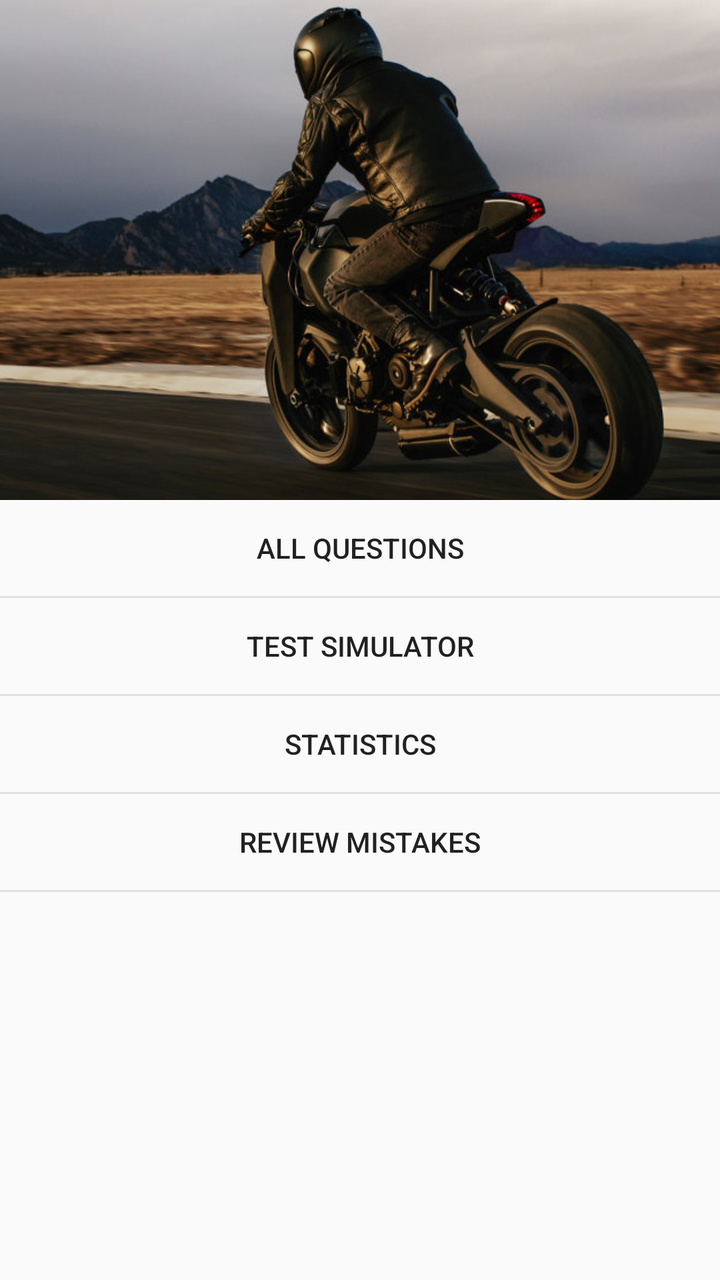
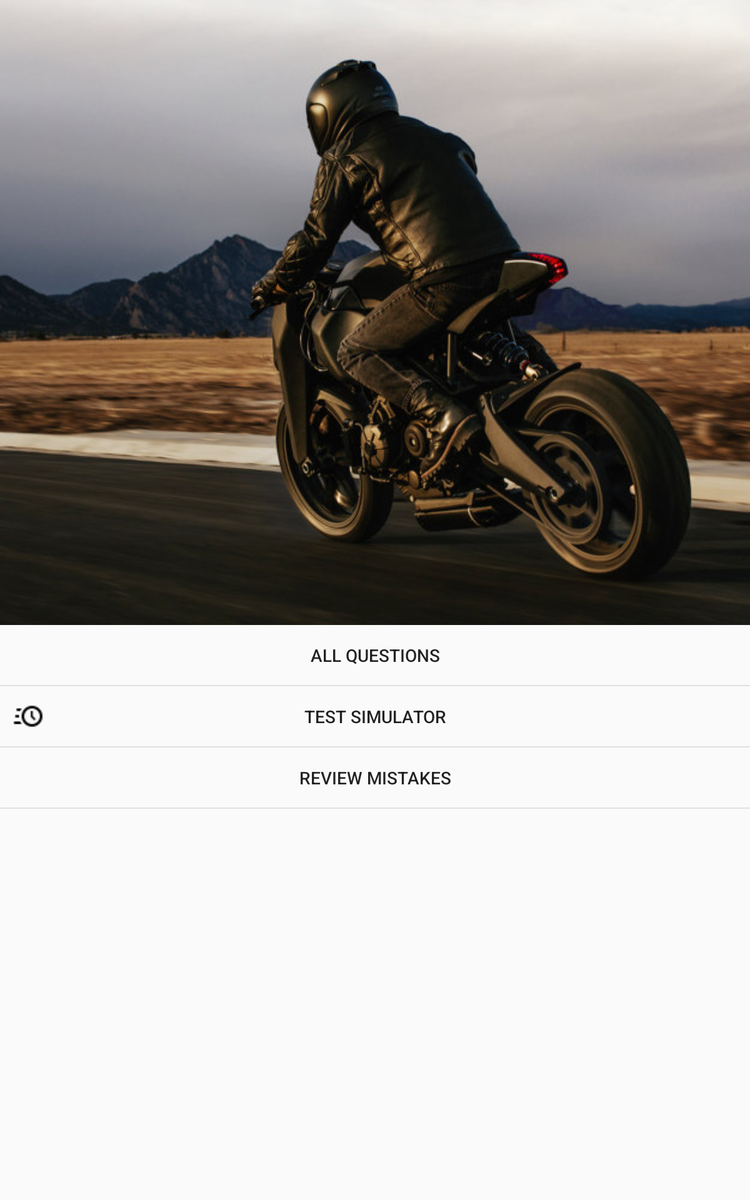

Compare how this app lays out the same screen by default and in its alternative resource folder. The renders come first, then the two layout files and the values they reference.
<!-- AndroidManifest.xml: application theme Theme.MyTheme -->
<!-- res/layout/fragment_menu_motorbike.xml -->
<?xml version="1.0" encoding="utf-8"?>
<ScrollView xmlns:android="http://schemas.android.com/apk/res/android"
    xmlns:tools="http://schemas.android.com/tools"
    android:layout_width="match_parent"
    android:layout_height="match_parent"
    tools:context=".MainActivity">

    <LinearLayout
        android:layout_width="match_parent"
        android:layout_height="wrap_content"
        android:orientation="vertical">


        <ImageView
            android:id="@+id/main_screen_image"
            android:layout_width="match_parent"
            android:layout_height="250dp"
            android:contentDescription="@string/main_menu_img_description"
            android:scaleType="centerCrop"
            android:src="@drawable/bike_card" />

        
        
        
        <Button
            android:id="@+id/btn_menu_mb_questions"
            style="?android:attr/borderlessButtonStyle"
            android:layout_width="match_parent"
            android:layout_height="wrap_content"
            android:gravity="center"
            android:text="@string/menu_questions" />

        <View
            android:layout_width="match_parent"
            android:layout_height="1dp"
            android:background="@color/separator" />

        <Button
            android:id="@+id/btn_menu_mb_test"
            style="?android:attr/borderlessButtonStyle"
            android:layout_width="match_parent"
            android:layout_height="wrap_content"
            android:gravity="center"
            android:text="@string/menu_test" />

        <View
            android:layout_width="match_parent"
            android:layout_height="1dp"
            android:background="@color/separator" />
        <Button
            android:id="@+id/btn_menu_mb_statistics"
            style="?android:attr/borderlessButtonStyle"
            android:layout_width="match_parent"
            android:layout_height="wrap_content"
            android:gravity="center"
            android:text="@string/menu_statistics" />

        <View
            android:layout_width="match_parent"
            android:layout_height="1dp"
            android:background="@color/separator" />
        <Button
            android:id="@+id/btn_menu_mb_review"
            style="?android:attr/borderlessButtonStyle"
            android:layout_width="match_parent"
            android:layout_height="wrap_content"
            android:gravity="center"
            android:text="@string/menu_review" />

        <View
            android:layout_width="match_parent"
            android:layout_height="1dp"
            android:background="@color/separator" />

    </LinearLayout>
</ScrollView>
<!-- resources referenced by this layout -->
<resources>
  <color name="separator">#E0E0E0</color>
  <!-- drawable bike_card: jpg bitmap (drawable, 69580 bytes) -->
  <string name="main_menu_img_description">NZ Driving Test App</string>
  <string name="menu_questions">All Questions</string>
  <string name="menu_review">Review Mistakes</string>
  <string name="menu_statistics">Statistics</string>
  <string name="menu_test">Test Simulator</string>
  <style name="Theme.MyTheme" parent="Theme.AppCompat.Light.DarkActionBar">
          
          <item name="colorPrimaryDark">@color/material_yellow_800</item>
          <item name="colorPrimary">@color/material_yellow_700</item>
          <item name="colorAccent">@color/material_yellow_600</item>
      </style>
  <color name="material_yellow_800">#F9A825</color>
  <color name="material_yellow_700">#FBC02D</color>
  <color name="material_yellow_600">#FDD835</color>
</resources>
<!-- res/layout-sw600dp/fragment_menu_motorbike.xml (the repository's variant of the layout above) -->
<!-- drawn on a 7-inch tablet held upright -->
<?xml version="1.0" encoding="utf-8"?>
<ScrollView xmlns:android="http://schemas.android.com/apk/res/android"
    xmlns:tools="http://schemas.android.com/tools"
    android:layout_width="match_parent"
    android:layout_height="match_parent">

    <LinearLayout
        android:layout_width="match_parent"
        android:layout_height="wrap_content"
        android:orientation="vertical">


        <ImageView
            android:id="@+id/main_screen_image"
            android:layout_width="match_parent"
            android:layout_height="500dp"
            android:contentDescription="@string/main_menu_img_description"
            android:scaleType="centerCrop"
            android:src="@drawable/bike_card" />

        
        
        <RelativeLayout
            android:layout_width="match_parent"
            android:layout_height="wrap_content"
            android:layout_gravity="center_vertical">

            <ImageView
                android:id="@+id/iv_mb_question"
                android:layout_width="35dp"
                android:layout_height="35dp"
                android:scaleType="fitCenter"
                android:layout_centerVertical="true"
                android:paddingLeft="10dp"
                android:src="@drawable/ic_questions"
                tools:ignore="ContentDescription,RtlHardcoded,RtlSymmetry" />

            <Button
                android:id="@+id/btn_menu_mb_questions"
                style="?android:attr/borderlessButtonStyle"
                android:layout_width="match_parent"
                android:layout_height="wrap_content"

                android:gravity="center"
                android:text="@string/menu_questions" />
        </RelativeLayout>

        <View
            android:layout_width="match_parent"
            android:layout_height="1dp"
            android:background="@color/separator" />

        <RelativeLayout
            android:layout_width="match_parent"
            android:layout_height="wrap_content"
            android:layout_gravity="center_vertical">

            <ImageView
                android:id="@+id/iv_mb_test"
                android:layout_width="35dp"
                android:layout_height="35dp"
                android:scaleType="fitCenter"
                android:layout_centerVertical="true"
                android:paddingLeft="10dp"
                android:src="@drawable/ic_test"
                tools:ignore="ContentDescription,RtlHardcoded,RtlSymmetry" />

            <Button
                android:id="@+id/btn_menu_mb_test"
                style="?android:attr/borderlessButtonStyle"
                android:layout_width="match_parent"
                android:layout_height="wrap_content"
                android:gravity="center"
                android:text="@string/menu_test" />
        </RelativeLayout>

        <View
            android:layout_width="match_parent"
            android:layout_height="1dp"
            android:background="@color/separator" />

        <RelativeLayout
            android:layout_width="match_parent"
            android:layout_height="wrap_content"
            android:layout_gravity="center_vertical">

            <ImageView
                android:id="@+id/iv_mb_review"
                android:layout_width="35dp"
                android:layout_height="35dp"
                android:scaleType="fitCenter"
                android:layout_centerVertical="true"
                android:paddingLeft="10dp"
                android:src="@drawable/ic_review"
                tools:ignore="ContentDescription,RtlHardcoded,RtlSymmetry" />

            <Button
                android:id="@+id/btn_menu_mb_review"
                style="?android:attr/borderlessButtonStyle"
                android:layout_width="match_parent"
                android:layout_height="wrap_content"
                android:gravity="center"
                android:text="@string/menu_review" />
        </RelativeLayout>

        <View
            android:layout_width="match_parent"
            android:layout_height="1dp"
            android:background="@color/separator" />

    </LinearLayout>
</ScrollView>
<!-- resources referenced by the variant -->
<!-- as a 7-inch tablet held upright resolves them -->
<resources>
  <color name="separator">#E0E0E0</color>
  <!-- drawable bike_card: jpg bitmap (drawable, 69580 bytes) -->
  <!-- drawable ic_test: png bitmap (drawable, 381 bytes) -->
  <string name="main_menu_img_description">NZ Driving Test App</string>
  <string name="menu_questions">All Questions</string>
  <string name="menu_review">Review Mistakes</string>
  <string name="menu_test">Test Simulator</string>
  <style name="Theme.MyTheme" parent="Theme.AppCompat.Light.DarkActionBar">
          
          <item name="colorPrimaryDark">@color/material_yellow_800</item>
          <item name="colorPrimary">@color/material_yellow_700</item>
          <item name="colorAccent">@color/material_yellow_600</item>
      </style>
  <color name="material_yellow_800">#F9A825</color>
  <color name="material_yellow_700">#FBC02D</color>
  <color name="material_yellow_600">#FDD835</color>
</resources>
